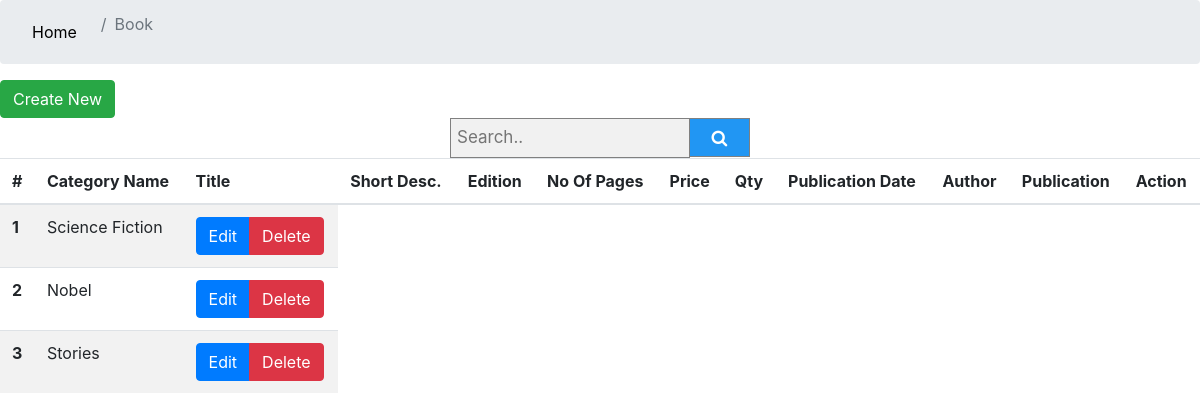
The page /book/index.php on the database its author committed.
### tables this page shows
CREATE TABLE `category` (
  `id` int(11) NOT NULL,
  `category_name` varchar(255) NOT NULL
);

### book/index.php (the view, shortened to what this page needs)
<link rel="stylesheet" href="../css/bootstrap.min.css">
<link rel="stylesheet" href="../css/style.css">
<link rel="stylesheet" href="https://cdnjs.cloudflare.com/ajax/libs/font-awesome/4.7.0/css/font-awesome.min.css">
<nav aria-label="breadcrumb">
    <ol class="breadcrumb">
        <li class="breadcrumb-item"><a href="#">Home</a></li>
        <li class="breadcrumb-item active" aria-current="page">Book</li>
    </ol>
</nav>
<div>
    <a class="btn btn-success text-white" href="_form.php"> Create New</a>
    <form class="example" method="post" style="margin:auto;max-width:300px">
        <input type="text" placeholder="Search.." name="search" required>
        <button type="submit" name="submit"><i class="fa fa-search"></i></button>
    </form>
</div>
<table class="table table-striped table-hover table-condensed">
    <thead>
    <tr>
        <th scope="col">#</th>
        <th scope="col">Category Name</th>
        <th scope="col">Title</th>
        <th scope="col">Short Desc.</th>
        <th scope="col">Edition</th>
        <th scope="col">No Of Pages</th>
        <th scope="col">Price</th>
        <th scope="col">Qty</th>
        <th scope="col">Publication Date</th>
        <th scope="col">Author</th>
        <th scope="col">Publication</th>
        <th scope="col">Action</th>
    </tr>
    </thead>
    <tbody>
    <?php
    include_once("../config.php");
    if (isset($_POST['submit'])) {
        $search = $_POST['search'];
        $sql = "SELECT * FROM category WHERE category_name LIKE '%$search%'";
    } else {
        $sql = "SELECT * FROM category ";
    }
    $result = mysqli_query($connection, $sql);
    $i = 0;
    while ($row = mysqli_fetch_array($result)) {
        ?>
        <tr>
            <th scope="row"><?= ++$i; ?></th>
            <td><?= $row['category_name']; ?></td>
            <td>
                <div class="btn-group" role="group" aria-label="Basic example">
                    <a class="btn btn-primary text-white" href="_form2.php?edit=<?= $row['id'] ?>">Edit</a>
                    <a class="btn btn-danger text-white" href="?delete=<?= $row['id'] ?>">Delete</a>
                </div>
            </td>
        </tr>
        <?php
    }
    ?>
    </tbody>
</table>

### css/style.css (style rules this page uses)
li a { display: block; color: #000; padding: 8px 16px; text-decoration: none; }
form.example input[type=text] { padding: 6px; font-size: 17px; border: 1px solid grey; float: left; width: 80%; background: #f1f1f1; }
form.example button { float: left; width: 20%; padding: 10px; background: #2196F3; color: white; font-size: 17px; border: 1px solid grey; border-left: none; cursor: pointer; }
form.example::after { content: ""; clear: both; display: table; }

### rows shown on the page
category: category_name "Science Fiction"
category: category_name "Nobel"
category: category_name "Stories"
